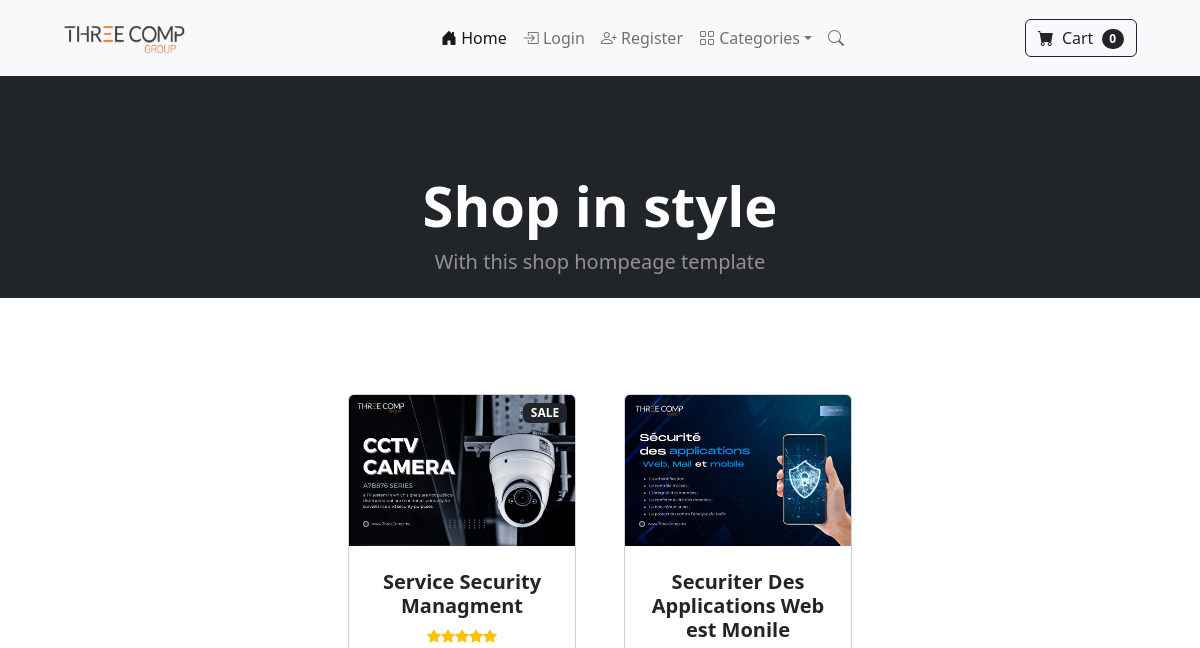
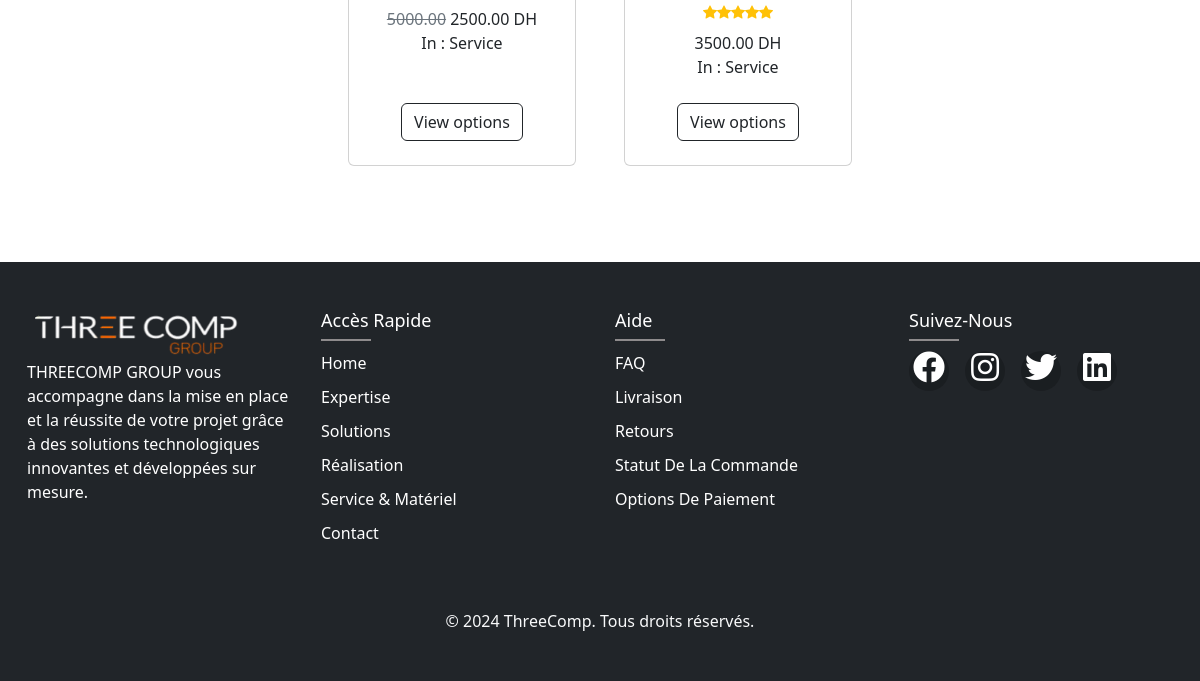
The page /base/ on the database as committed earlier (2 pictures, top to bottom).
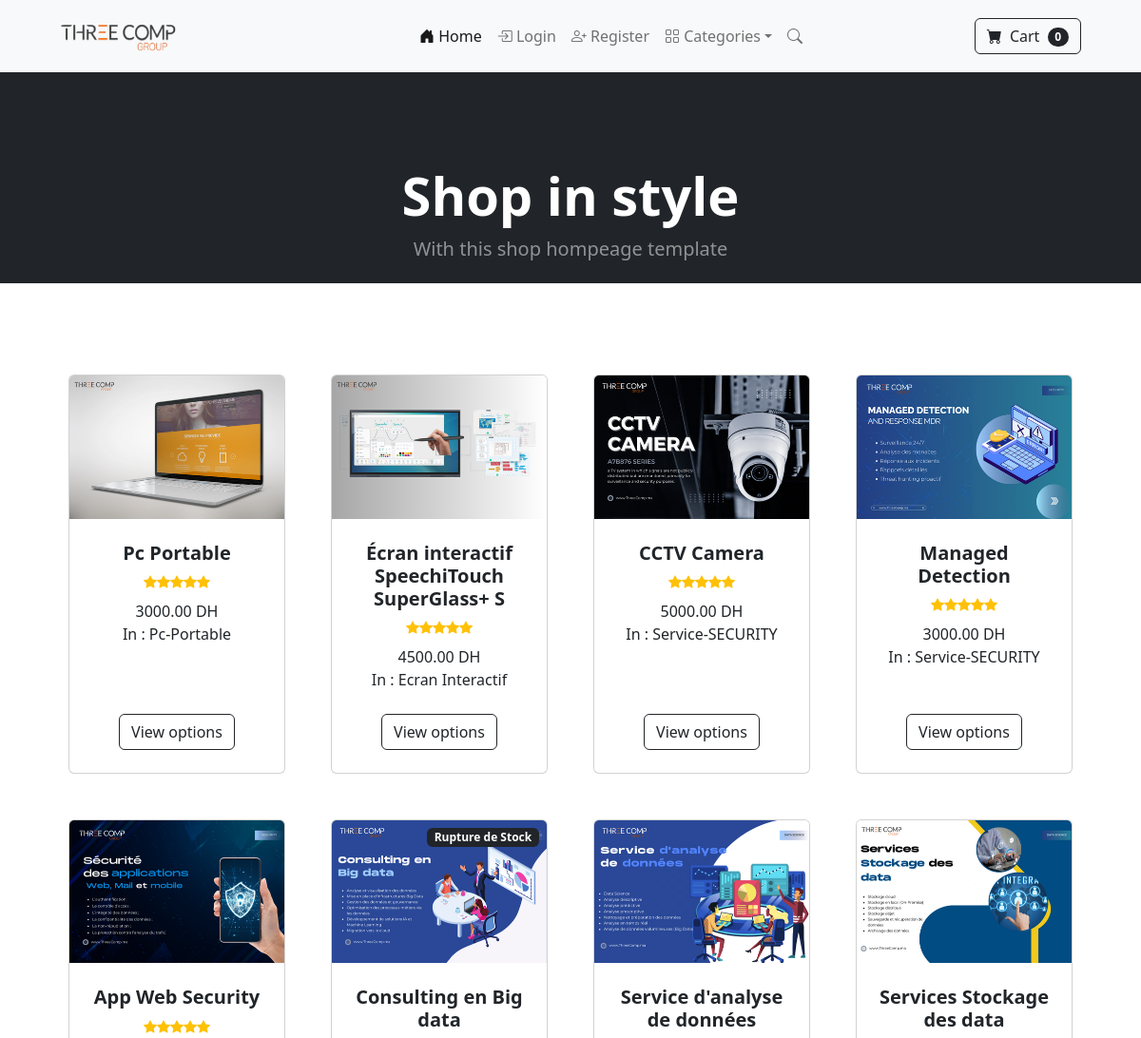
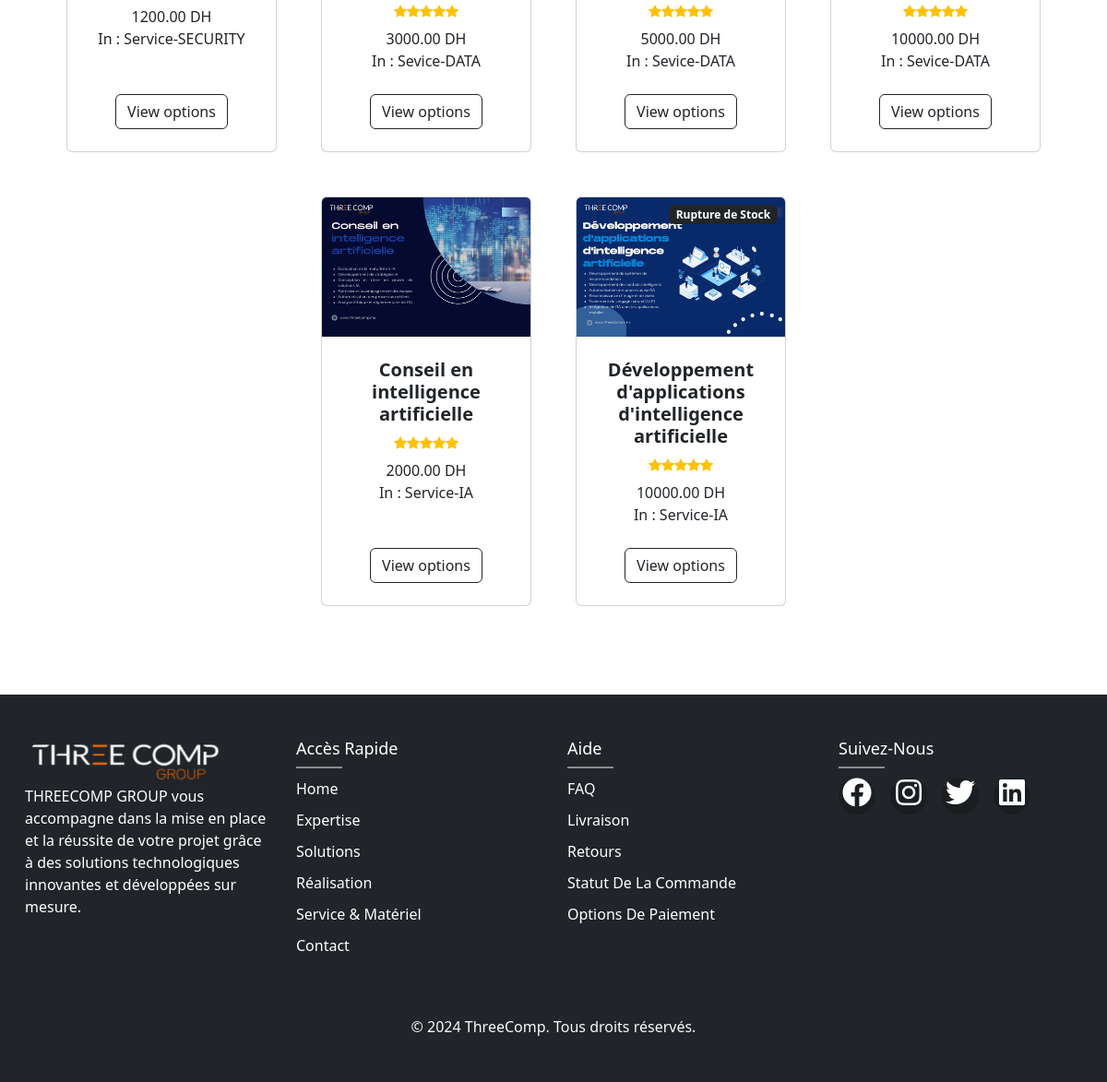
The same page on the database as committed later (2 pictures, top to bottom).
### Ecommerce_Website/models.py (models this page shows, shortened)
class produit(models.Model):
    DISPO_CHOICES = [
        ('DISPO', 'DISPONIBLE'),
        ('REP', 'RUPTURE DE STOCK'),
        ('SALE', 'SALE'),
    ]
    name = models.CharField(max_length=100)
    price = models.DecimalField(default=0, decimal_places=2, max_digits=8)
    categorie = models.ForeignKey(categories, on_delete=models.CASCADE, default=1)  # Par défaut, une catégorie
    description = HTMLField()  # Utiliser RichTextField pour les descriptions riches
    dispo = models.CharField(max_length=6, choices=DISPO_CHOICES, default='DISPO')
    image1 = models.ImageField(upload_to='produit/')
    is_sale = models.BooleanField(default=False)
    sale_price = models.DecimalField(default=0, decimal_places=2, max_digits=6)
    class Meta:
        verbose_name_plural = 'Les Produits'

class categories(models.Model):
    name_cat = models.CharField(max_length=100)
    img_cat = models.ImageField(upload_to='categorie/',blank=True)
    def __str__(self):
        return self.name_cat
    class Meta:
        verbose_name_plural = 'Categories'

### Ecommerce_Website/views.py (the view)
# urls.py: path('base/', views.materiel_HOME, name='base'),
def materiel_HOME(request):
    products = produit.objects.all()
    return render(request, 'Ecom/index.html',{'products':products})

### cart/cart.py (called while the page is built)
    def __len__(self):
        return len(self.cart)

### cart/context_processors.py (called while the page is built)
def cart(request):
    return {'cart': Cart(request)}

### Templates/Ecom/index.html
{% extends 'Ecom/base.html' %}
{% load static %}
{% block content %}
        <header class="bg-dark py-5" >
            <div class="container px-4 px-lg-5 my-5" style="height: 30px;">
                <div class="text-center text-white">
                    <h1 class="display-4 fw-bolder">Shop in style</h1>
                    <p class="lead fw-normal text-white-50 mb-0">With this shop hompeage template</p>
                </div>
            </div>
        </header>
        <section class="py-5">
            <div class="container px-4 px-lg-5 mt-5">
                <div class="row gx-4 gx-lg-5 row-cols-2 row-cols-md-3 row-cols-xl-4 justify-content-center">
                    {% for p in products %}
                    <div class="col mb-5">
                        <div class="card h-100">
                            {% if p.dispo == 'REP' %}
                                <div class="badge bg-dark text-white position-absolute" style="top: 0.5rem; right: 0.5rem">Rupture de Stock</div>
                            {% elif p.dispo == 'SALE'%}
                                <div class="badge bg-dark text-white position-absolute" style="top: 0.5rem; right: 0.5rem">SALE</div>
                            {% endif %}
                            <img class="card-img-top" src="{{p.image1.url}}" alt="..." />
                            <div class="card-body p-4">
                                <div class="text-center">
                                    <h5 class="fw-bolder">{{p.name}}</h5>
                                    <div class="d-flex justify-content-center small text-warning mb-2">
                                        <div class="bi-star-fill"></div>
                                        <div class="bi-star-fill"></div>
                                        <div class="bi-star-fill"></div>
                                        <div class="bi-star-fill"></div>
                                        <div class="bi-star-fill"></div>
                                    </div>
                                    {% if p.is_sale == True %}
                                        <span class="text-muted text-decoration-line-through">{{p.price}}</span>
                                        {{p.sale_price}} DH
                                    {% else %}
                                        {{p.price}} DH
                                    {% endif %}
                                    <br>
                                    In : {{p.categorie}}
                                </div>
                            </div>
                            <div class="card-footer p-4 pt-0 border-top-0 bg-transparent">
                                <div class="text-center"><a class="btn btn-outline-dark mt-auto" href="{% url 'product' p.id %}">View options</a></div>
                            </div>
                        </div>
                    </div>
{% endfor %}
                </div>
            </div>
        </section>
{% endblock content %}

### Templates/Ecom/base.html (shortened to what this page needs)
{% load static %}
<!DOCTYPE html>
<html lang="fr">
<head>
    <link href="https://cdn.jsdelivr.net/npm/bootstrap-icons@1.5.0/font/bootstrap-icons.css" rel="stylesheet" />
    <link href="{% static 'css/styles.css' %}" rel="stylesheet" />
    <link href="https://cdnjs.cloudflare.com/ajax/libs/font-awesome/5.15.4/css/all.min.css" rel="stylesheet" />
    <link href="https://cdnjs.cloudflare.com/ajax/libs/bootstrap-icons/1.10.5/font/bootstrap-icons.min.css" rel="stylesheet" />
</head>
<body>
    {% include 'Ecom/navbar.html' %}
    <main>
        {% block content %}
        {% endblock content %}
    </main>
    {% include 'Ecom/footer.html' %}
</body>
</html>

### Templates/Ecom/navbar.html (shortened to what this page needs)
{% load static %}
<nav class="navbar navbar-expand-lg navbar-light bg-light">
    <div class="container px-4 px-lg-5">
        <a class="navbar-brand" href="{% url 'home' %}">
            <img src="{% static 'img/ThreeComp-Logo.png' %}" width="230" height="50" style="padding-right: 100px; margin-right: 100px;">
        </a>
        <div class="collapse navbar-collapse" id="navbarSupportedContent">
            <ul class="navbar-nav me-auto mb-2 mb-lg-0 ms-lg-4">
                <li class="nav-item"><a class="nav-link active" aria-current="page" href="{% url 'base' %}"><i class="bi bi-house-door-fill"></i> Home</a></li>
                {% if user.is_authenticated %}
                    <li class="nav-item dropdown">
                        <a class="nav-link dropdown-toggle" id="navbarDropdownProfile" href="#" role="button" data-bs-toggle="dropdown" aria-expanded="false"><i class="bi bi-person-circle"></i> Profile</a>
                        <ul class="dropdown-menu" aria-labelledby="navbarDropdownProfile">
                            <li><a class="dropdown-item" href="{% url 'update_user' %}">User Profile</a></li>
                            <li><hr class="dropdown-divider" /></li>
                            <li><a class="dropdown-item" href="{% url 'update_info' %}">User info</a></li>
                        </ul>
                    </li>
                    {% if user.is_superuser %}
                        <li class="nav-item dropdown">
                            <a class="nav-link dropdown-toggle" id="navbarDropdownOrders" href="#" role="button" data-bs-toggle="dropdown" aria-expanded="false"><i class="bi bi-clipboard-data"></i> Orders</a>
                            <ul class="dropdown-menu" aria-labelledby="navbarDropdownOrders">
                                <li><a class="dropdown-item" href="{% url 'shipped_dash' %}">Shipped Orders</a></li>
                                <li><hr class="dropdown-divider" /></li>
                                <li><a class="dropdown-item" href="{% url 'not_shipped_dash' %}">UnShipped Orders</a></li>
                            </ul>
                        </li>
                    {% endif %}
                    <li class="nav-item"><a class="nav-link" href="{% url 'logout' %}"><i class="bi bi-box-arrow-right"></i> Logout</a></li>
                {% else %}
                    <li class="nav-item"><a class="nav-link" href="{% url 'login' %}"><i class="bi bi-box-arrow-in-right"></i> Login</a></li>
                    <li class="nav-item"><a class="nav-link" href="{% url 'register' %}"><i class="bi bi-person-plus"></i> Register</a></li>
                {% endif %}
                <li class="nav-item dropdown">
                    <a class="nav-link dropdown-toggle" id="navbarDropdownCategories" href="#" role="button" data-bs-toggle="dropdown" aria-expanded="false"><i class="bi bi-grid"></i> Categories</a>
                </li>
                <li class="nav-item"><a class="nav-link" href="{% url 'search' %}"><i class="bi bi-search"></i></a></li>
            </ul>
            <form class="d-flex">
                <a href="{% url 'cart_summary' %}" class="btn btn-outline-dark">
                    <i class="bi-cart-fill me-1"></i>
                    Cart
                    <span class="badge bg-dark text-white ms-1 rounded-pill" id="cart_quantity">{{ cart|length }}</span>
                </a>
            </form>
        </div>
    </div>
</nav>

### Templates/Ecom/footer.html
{% load static %}
<footer class="footer py-5 bg-dark text-light">
    <div class="container">
        <div class="row">
            <div class="footer-col col-md-3 mb-4">
                <a href="home.html">
                    <img src="{% static 'assets/img/logo2.png' %}" alt="ThreeComp Logo" width="230" height="50">
                </a>
                <p>THREECOMP GROUP vous accompagne dans la mise en place et la réussite de votre projet grâce à des solutions technologiques innovantes et développées sur mesure.</p>
            </div>
            <div class="footer-col col-md-3 mb-4">
                <h4>Accès rapide</h4>
                <ul class="list-unstyled">
                    <li><a href="#home" class="nav-link">Home</a></li>
                    <li><a href="#expertise" class="nav-link">Expertise</a></li>
                    <li><a href="#solutions" class="nav-link">Solutions</a></li>
                    <li><a href="#realisation" class="nav-link">Réalisation</a></li>
                    <li><a href="#materiel" class="nav-link">Service & Matériel</a></li>
                    <li><a href="#contact" class="nav-link">Contact</a></li>
                </ul>
            </div>
            <div class="footer-col col-md-3 mb-4">
                <h4>Aide</h4>
                <ul class="list-unstyled">
                    <li><a href="#" class="nav-link">FAQ</a></li>
                    <li><a href="#" class="nav-link">Livraison</a></li>
                    <li><a href="#" class="nav-link">Retours</a></li>
                    <li><a href="#" class="nav-link">Statut de la commande</a></li>
                    <li><a href="#" class="nav-link">Options de paiement</a></li>
                </ul>
            </div>
            <div class="footer-col col-md-3 mb-4">
                <h4>Suivez-nous</h4>
                <div class="social-links d-flex">
                    <a href="https://www.facebook.com/threecomp.maroc/?locale=en_GB" class="me-3">
                        <i class="fab fa-facebook fa-2x"></i>
                    </a>
                    <a href="https://www.instagram.com/threecomprabat/" class="me-3">
                        <i class="fab fa-instagram fa-2x"></i>
                    </a>
                    <a href="#" class="me-3">
                        <i class="fab fa-twitter fa-2x"></i>
                    </a>
                    <a href="https://fr.linkedin.com/company/three-comp">
                        <i class="fab fa-linkedin fa-2x"></i>
                    </a>
                </div>
            </div>
        </div>
        <div class="text-center mt-4">
            <p class="m-0">&copy; 2024 ThreeComp. Tous droits réservés.</p>
        </div>
    </div>
</footer>

Rows that differ between the two databases and show on the page:
removed produit: dispo "SALE", image1 (picture), name "Service Security Managment", price "5000.00", sale_price "2500.00", categorie "Service"
removed produit: image1 (picture), name "Securiter Des Applications Web est Monile", price "3500.00", categorie "Service"
added produit: image1 (picture), name "Pc Portable", price "3000.00", categorie "Pc-Portable"
added produit: image1 (picture), name "Écran interactif SpeechiTouch SuperGlass+ S", price "4500.00", categorie "Ecran Interactif"
added produit: image1 (picture), name "CCTV Camera", price "5000.00", categorie "Service-SECURITY"
added produit: image1 (picture), name "Managed Detection", price "3000.00", categorie "Service-SECURITY"
added produit: image1 (picture), name "App Web Security", price "1200.00", categorie "Service-SECURITY"
added produit: dispo "Rupture de Stock", image1 (picture), name "Consulting en Big data", price "3000.00", categorie "Sevice-DATA"
added produit: image1 (picture), name "Service d'analyse de données", price "5000.00", categorie "Sevice-DATA"
added produit: image1 (picture), name "Services Stockage des data", price "10000.00", categorie "Sevice-DATA"
added produit: image1 (picture), name "Conseil en intelligence artificielle", price "2000.00", categorie "Service-IA"
added produit: dispo "Rupture de Stock", image1 (picture), name "Développement d'applications d'intelligence artificielle", price "10000.00", categorie "Service-IA"
